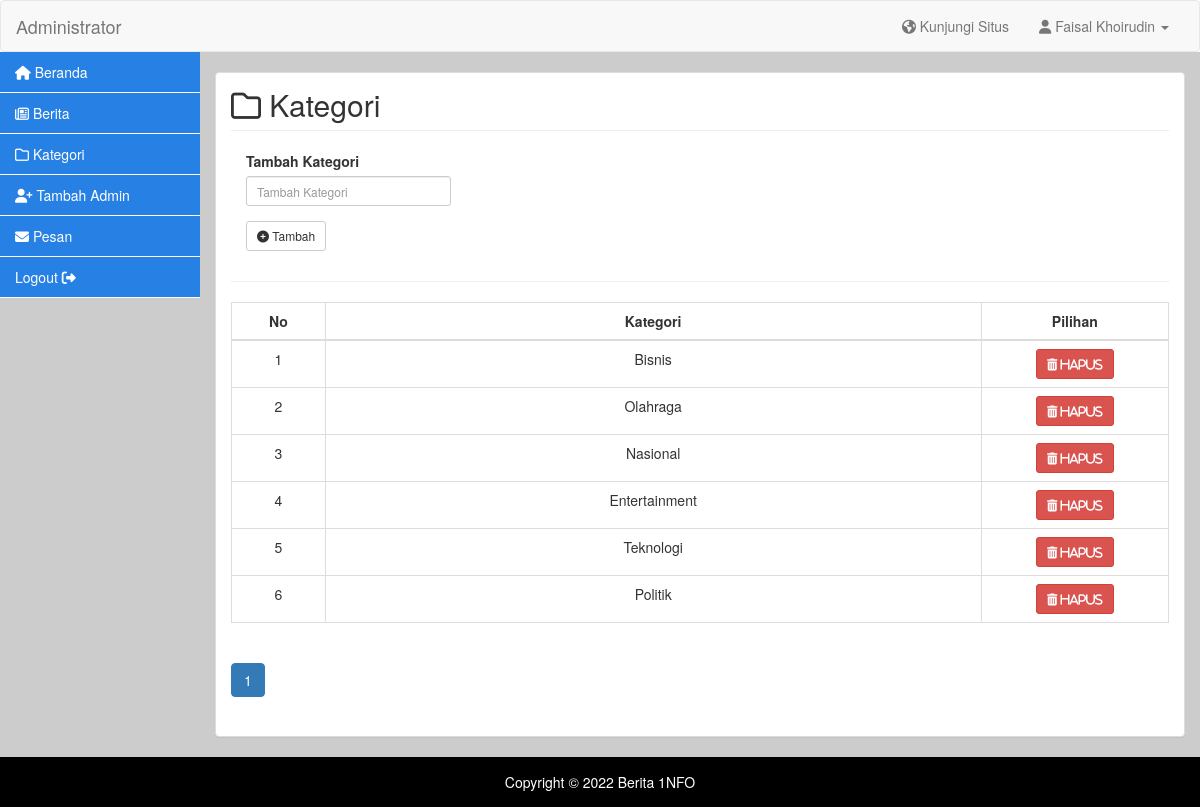
The app's page /webadmin/kategori-data.php (signed in) with its own data.
### tables this page shows
CREATE TABLE `kategori` (
  `id_kategori` int(11) NOT NULL,
  `kategori` varchar(30) NOT NULL
);

### webadmin/kategori-data.php (the view, shortened to what this page needs)
<?php include 'header.php'; ?>
<?php
$limit = 10;
if(isset($_GET['p']))
{
    $noPage = $_GET['p'];
}
else $noPage = 1;
$offset = ($noPage - 1) * $limit;
$sql = "SELECT id_kategori, kategori
FROM kategori
LIMIT ".$offset.",". $limit;
$qry = $koneksi->query($sql) or die ($mysqli->error);
$sql_rec = "SELECT id_kategori FROM kategori";
$total_rec = $koneksi->query($sql_rec);
$total_rec_num = $total_rec->num_rows;
$total_page = ceil($total_rec_num/$limit);
?>
<div class="container-fluid body">
	<div class="row">
		<div class="col-lg-2 sidebar">
			<?php include 'sidebar.php'; ?>
		</div>
		<div class="col-lg-10 main-content">
			<div class="panel panel-default">
				<div class="panel-body">
					<div class="row">
						<div class="col-md-12">
							<h2 class="page-header"><i class="fa fa-folder-o"></i> Kategori</h2>
						</div>
					</div>
					<div class="row">
						<div class="col-md-12">
							<div class="col-md-3">
								<form method="POST" action="kategori-aksi.php?act=tambah">
									<div class="form-group">
										<label>Tambah Kategori</label>
										<input class="form-control input-sm" name="kategori" type="text"
											placeholder="Tambah Kategori"></input>
									</div>
									<div class="form-group">
										<button class="btn btn-sm btn-default"><i class="fa fa-plus-circle"></i>
											Tambah</button>
									</div>
								</form>
							</div>
							<hr>
							<table class="table table-hover table-bordered">
								<thead>
									<tr>
										<th width="10%" style="text-align: center">No</th>
										<th width="70%" style="text-align: center">Kategori</th>
										<th width="20%" style="text-align: center">Pilihan</th>
									</tr>
								</thead>
								<tbody>
									<?php
									$no = 1;
									while ($kat_list = $qry->fetch_assoc()) {
									?>
									<tr>
										<td style="text-align: center"><?php echo $no++; ?></th>
										<td style="text-align: center"><?php echo $kat_list['kategori'] ?></td>
										<td style="text-align: center">
											<?php if ($kat_list['kategori']!='Uncategorized') { ?>
											<a onclick="return confirm('Anda Yakin Ingin Menghapus Data Ini?');"
												href="kategori-aksi.php?act=hapus&amp;id=<?=$kat_list['id_kategori']?>"
												class="btn btn-sm btn-danger">
												<i class="fa fa-trash"> Hapus</i>
											</a>
											<?php } ?>
										</td>
									</tr>
									<?php } ?>
								</tbody>
							</table>
						</div>
						<div class="col-md-12">
							<ul class="pagination">
								<?php for ($page=1; $page <= $total_page ; $page++) { ?>
								<?php if ((($page >= $noPage - 3) && ($page <= $noPage + 3)) || ($page == 1) || ($page == $total_page)) { ?>
								<?php
            							if ($page == $noPage) echo "<li class='active'><a href='#'>".$page."</a></li> ";
            							else echo " <li><a href='".$_SERVER['PHP_SELF']."?p=".$page."'>".$page."</a></li> ";
									?>
								<?php } ?>
								<?php } ?>
							</ul>
						</div>
					</div>
				</div>
			</div>
		</div>
	</div>
</div>
<?php include 'footer.php'; ?>

### records on screen
kategori: kategori "Bisnis"
kategori: kategori "Olahraga"
kategori: kategori "Nasional"
kategori: kategori "Entertainment"
kategori: kategori "Teknologi"
kategori: kategori "Politik"

### other values on screen
$_SESSION['nm_admin'] "Faisal Khoirudin"
